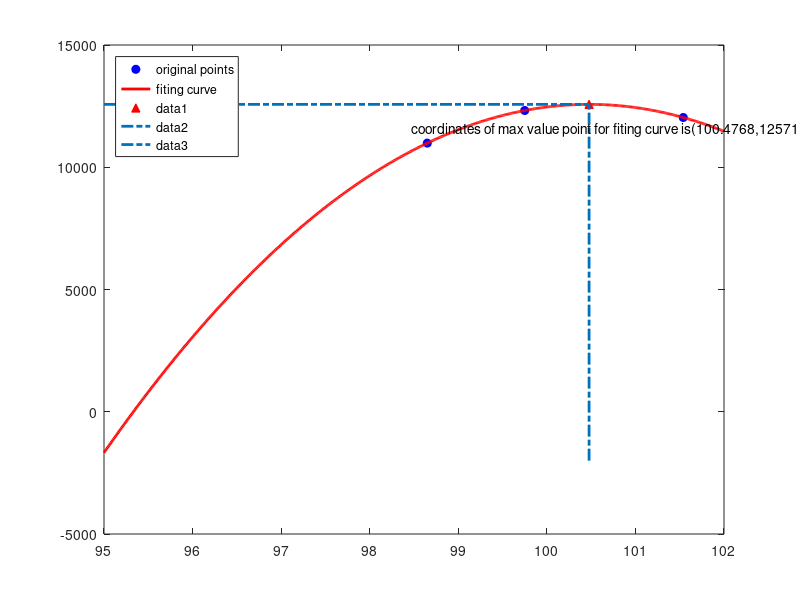

Recreate this plot in MATLAB.
clc;clear;
% fiting curve y = a*x^2 + b*x^2 + c
% a = A(1), b = A(2), c = A(3)
% least square solution AX = Y ,X = inv(A'*A)*A'*Y

Y = [10987 12321 12035]';
x = [98.65 99.75 101.54]';
X = [x.^2,x,ones(3,1)];
A = X'*X\X'*Y;
% A = inv(X'*X)*X'*Y

plot(x,Y,'bo','markerfacecolor','b');
hold on

xForFit = [95:0.01:102]';
yFiting =  [xForFit.^2,xForFit,ones(length(xForFit),1)]*A;

plot(xForFit,yFiting,'r-','LineWidth',2);

legend('original points','fiting curve','Location','NorthWest')

xMax = - A(2) / (2*A(1));
yMax = A(1)*xMax^2 + A(2)*xMax + A(3);
string = strcat('coordinates of max value point for fiting curve is', ...
    '(',num2str(xMax),',',num2str(yMax),')');

plot(xMax,yMax,'r^','markerfacecolor','r');

line([95,xMax],[yMax yMax],'LineStyle','-.','LineWidth',2);
line([xMax xMax],[-2000 yMax],'LineStyle','-.','LineWidth',2);

text(xMax - 2,yMax - 1000,string)